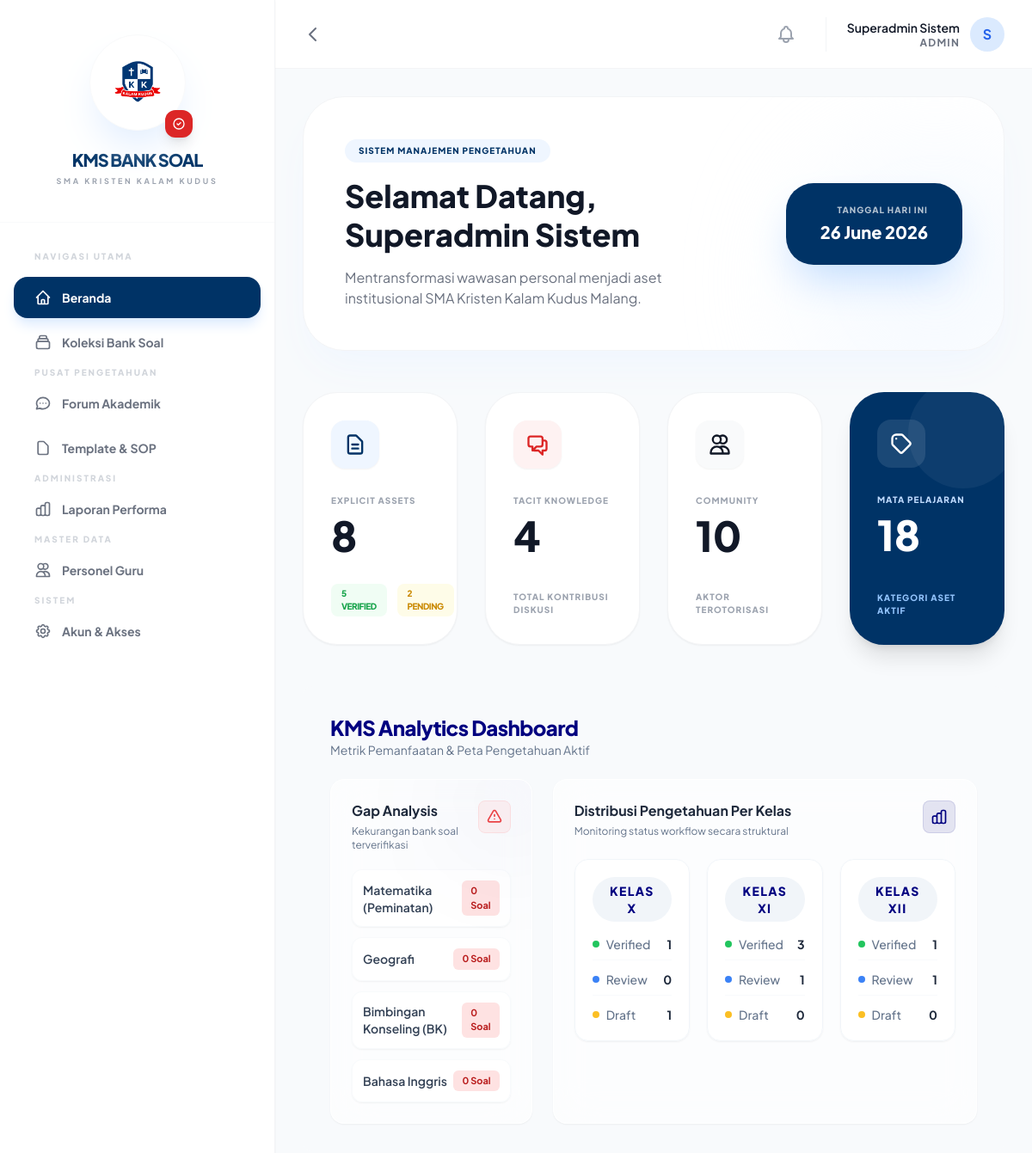
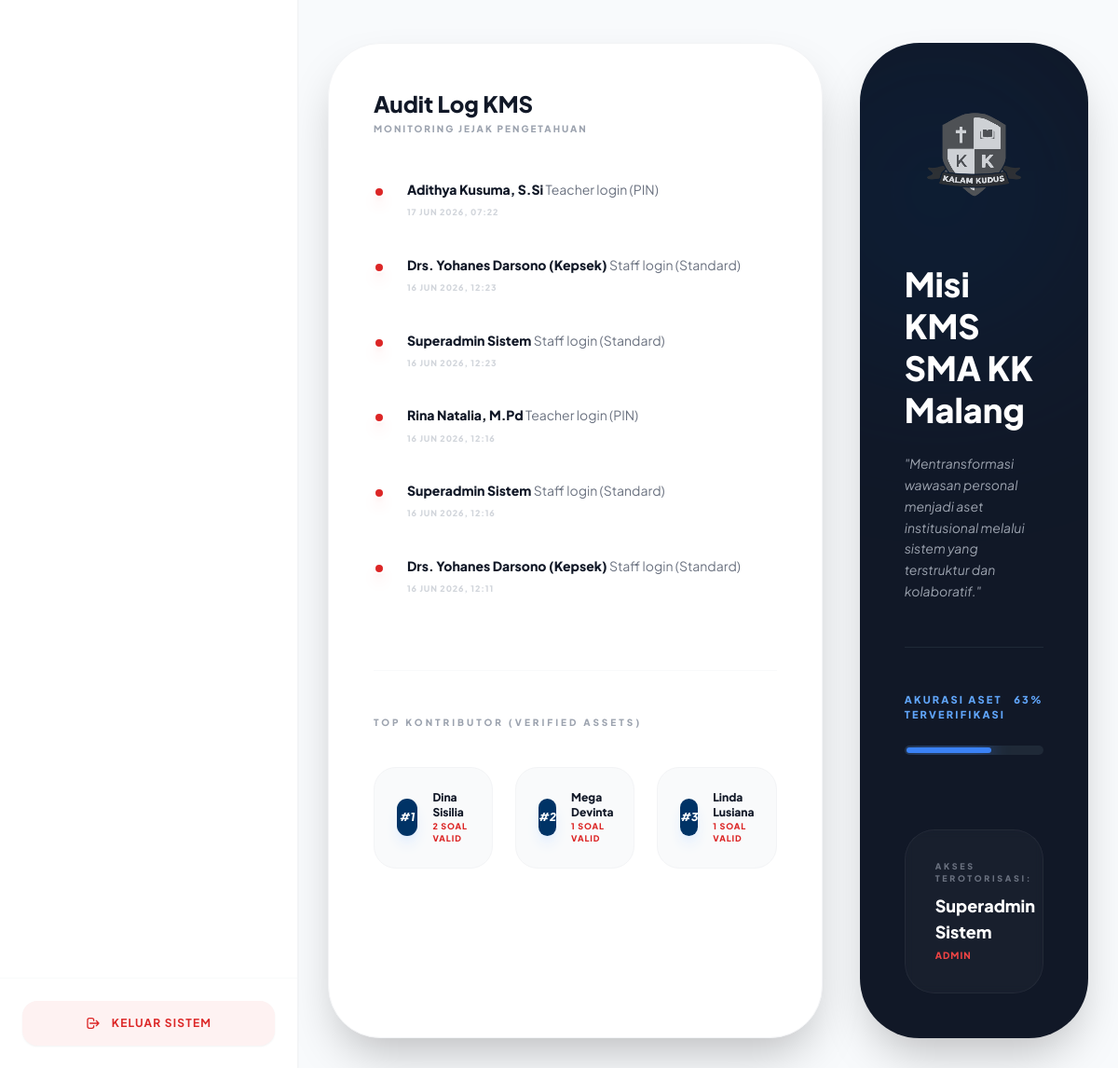
The app's page / (signed in) with its own data (2 pictures, top to bottom).
### tables this page shows
CREATE TABLE `logs` (
  `id` int(11) NOT NULL,
  `actor_id` int(11) DEFAULT NULL,
  `action` text NOT NULL,
  `ip_address` varchar(45) DEFAULT NULL,
  `created_at` timestamp NOT NULL DEFAULT current_timestamp()
);

### index.php (the view, shortened to what the rows shown need)
<?php
require_once 'includes/header.php';
$stmt = $pdo->query("SELECT l.*,
                     COALESCE(
                         (SELECT full_name FROM staff WHERE identity_id = l.actor_id),
                         (SELECT full_name FROM teachers WHERE identity_id = l.actor_id)
                     ) as full_name,
                     COALESCE(
                         (SELECT username FROM staff WHERE identity_id = l.actor_id),
                         'GURU'
                     ) as username
                     FROM logs l
                     ORDER BY l.created_at DESC LIMIT 6");
$recentLogs = $stmt->fetchAll();
?>
<div class="mb-12 bg-white p-12 rounded-[48px] border border-gray-100 shadow-2xl shadow-blue-50 flex items-center justify-between relative overflow-hidden">
    <div class="relative z-10">
        <h2 class="text-4xl font-black text-gray-900 leading-tight">Selamat Datang,<br><?php echo $_SESSION['full_name']; ?></h2>
    </div>
</div>
<div class="bg-slate-50 p-4 md:p-8 rounded-xl mb-12">
    <div class="mb-6">
        <h2 class="text-2xl font-black text-[#000080] tracking-tight">KMS Analytics Dashboard</h2>
    </div>
</div>
<div class="grid grid-cols-1 lg:grid-cols-3 gap-10">
    <div class="lg:col-span-2 bg-white rounded-[56px] border border-gray-100 shadow-2xl p-12">
        <div class="space-y-10">
<?php foreach ($recentLogs as $log): ?>
            <div class="flex items-start space-x-6 group">
                <div class="w-3 h-3 mt-1.5 rounded-full border-2 border-white bg-red-600 shadow-lg shadow-red-200"></div>
                <div class="flex-1">
                    <p class="text-sm text-gray-700 leading-snug">
                        <span class="font-black text-gray-900"><?php echo $log['full_name'] ?? $log['username']; ?></span>
                        <span class="text-gray-500"><?php echo $log['action']; ?></span>
                    </p>
                    <p class="text-[9px] text-gray-300 mt-2 font-black uppercase tracking-widest"><?php echo date('d M Y, H:i', strtotime($log['created_at'])); ?></p>
                </div>
            </div>
            <?php endforeach; ?>
        </div>
    </div>
</div>
<?php require_once 'includes/footer.php'; ?>

### records on screen
logs: full_name "Adithya Kusuma, S.Si", action "Teacher login (PIN)", created_at "17 JUN 2026, 07:22"
logs: full_name "Drs. Yohanes Darsono (Kepsek)", action "Staff login (Standard)", created_at "16 JUN 2026, 12:23"
logs: full_name "Superadmin Sistem", action "Staff login (Standard)", created_at "16 JUN 2026, 12:23"
logs: full_name "Rina Natalia, M.Pd", action "Teacher login (PIN)", created_at "16 JUN 2026, 12:16"
logs: full_name "Superadmin Sistem", action "Staff login (Standard)", created_at "16 JUN 2026, 12:16"
logs: full_name "Drs. Yohanes Darsono (Kepsek)", action "Staff login (Standard)", created_at "16 JUN 2026, 12:11"

### other values on screen
$_SESSION['full_name'] "Superadmin Sistem"
$_SESSION['role_name'] "ADMIN"
substr($_SESSION['full_name'], 0, 1) "S"
$totalSoal "8"
$verifiedCount "5"
$reviewCount "2"
$totalDiskusi "4"
$totalUser "10"
$totalMapel "18"
$mapel['nama_mapel'] "Matematika (Peminatan)"
$mapel['jumlah_soal'] "0"
$mapel['nama_mapel'] "Geografi"
$mapel['nama_mapel'] "Bimbingan Konseling (BK)"
$mapel['nama_mapel'] "Bahasa Inggris"
$k "X"
